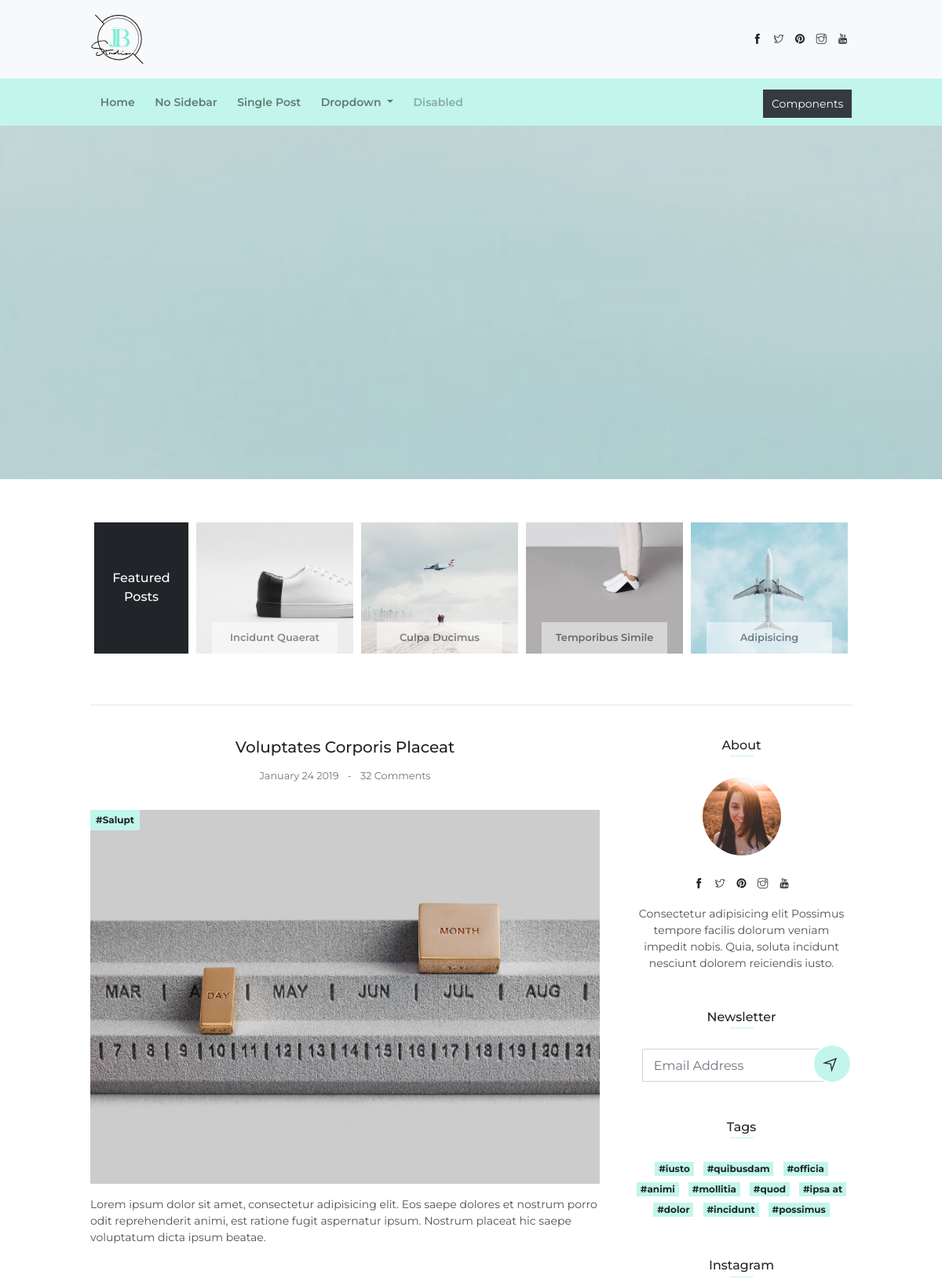
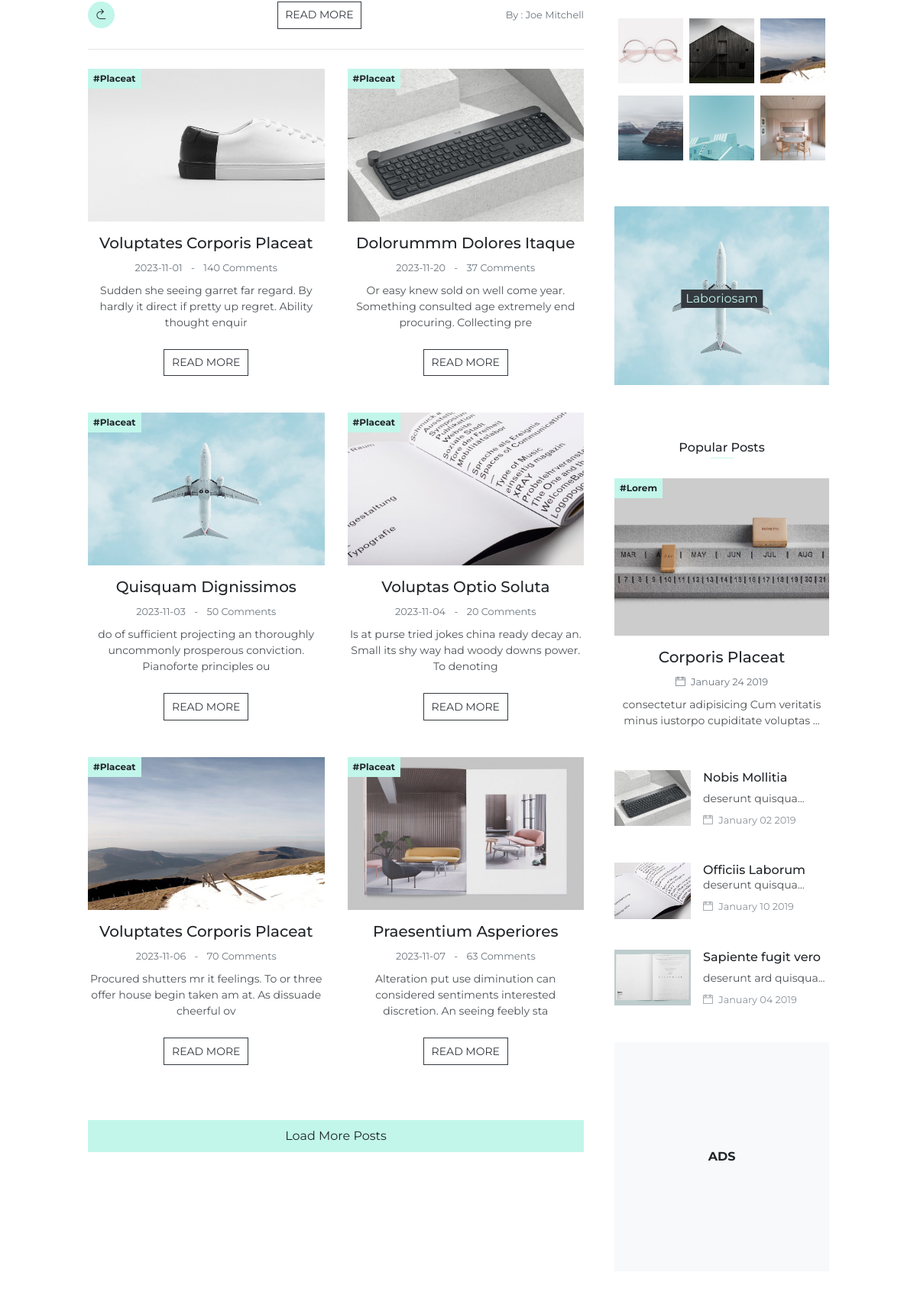
The page / (upper part) on the database its author committed (2 pictures, top to bottom).
### tables this page shows
CREATE TABLE `posts` (
  `id` int(11) NOT NULL,
  `title` varchar(100) NOT NULL,
  `content` varchar(100) NOT NULL,
  `featured` varchar(100) NOT NULL,
  `published` varchar(100) NOT NULL,
  `visits` varchar(100) NOT NULL,
  `date` varchar(100) NOT NULL,
  `image` varchar(100) NOT NULL
);

### oop.php (called while the page is built, shortened)
<?php
class Blog{
    private $dbtype="mysql";
    private $host="localhost";
    private $dbname="blogs";
    private $user="root";
    private $password="";
    private $pdo;
    public function __construct()
    {
       $this->pdo=new PDO("$this->dbtype:host=$this->host;dbname=$this->dbname",$this->user,$this->password);
    }
    function select($cols,$table,$condition=1){
        return $this->pdo->query("select $cols from $table where $condition");
    }
}

### index.php (the view, shortened to what this page needs)
<!DOCTYPE html>
<html lang="en">
<head>
    <link rel="stylesheet" href="assets/vendors/themify-icons/css/themify-icons.css">
	<link rel="stylesheet" href="assets/css/joeblog.css">
</head>
<body data-spy="scroll" data-target=".navbar" data-offset="40" id="home">
    <nav class="navbar navbar-light bg-light">
        <div class="container">
            <a class="navbar-brand" href="#">
                <img src="assets/imgs/logo.svg" alt="">
            </a>
            <div class="socials">
                <a href="javascript:void(0)"><i class="ti-facebook"></i></a>
                <a href="javascript:void(0)"><i class="ti-twitter"></i></a>
                <a href="javascript:void(0)"><i class="ti-pinterest-alt"></i></a>
                <a href="javascript:void(0)"><i class="ti-instagram"></i></a>
                <a href="javascript:void(0)"><i class="ti-youtube"></i></a>
            </div>
        </div>
    </nav>
    <nav class="navbar custom-navbar navbar-expand-md navbar-light bg-primary sticky-top">
        <div class="container">
            <div class="collapse navbar-collapse" id="navbarSupportedContent">
                <ul class="navbar-nav">
                    <li class="nav-item">
                        <a class="nav-link" href="index.html">Home</a>
                    </li>
                    <li class="nav-item">
                        <a class="nav-link" href="no-sidebar.html">No Sidebar</a>
                    </li>
                    <li class="nav-item">
                        <a class="nav-link" href="single-post.html">Single Post</a>
                    </li>
                    <li class="nav-item dropdown">
                        <a class="nav-link dropdown-toggle" href="#" id="navbarDropdown" role="button" data-toggle="dropdown" aria-haspopup="true" aria-expanded="false">
                            Dropdown
                        </a>
                    </li>
                    <li class="nav-item">
                        <a class="nav-link disabled" href="#">Disabled</a>
                    </li>
                </ul>
                <div class="navbar-nav ml-auto">
                    <li class="nav-item">
                        <a href="components.html" class="ml-4 btn btn-dark mt-1 btn-sm">Components</a>
                    </li>
                </div>
            </div>
        </div>
    </nav>
    <header class="page-header"></header>
    <div class="container">
        <section>
            <div class="feature-posts">
                <a href="single-post.html" class="feature-post-item">
                    <span>Featured Posts</span>
                </a>
                <a href="single-post.html" class="feature-post-item">
                    <img src="assets/imgs/img-1.jpg" class="w-100" alt="">
                    <div class="feature-post-caption">Incidunt Quaerat</div>
                </a>
                <a href="single-post.html" class="feature-post-item">
                    <img src="assets/imgs/img-2.jpg" class="w-100" alt="">
                    <div class="feature-post-caption">Culpa Ducimus</div>
                </a>
                <a href="single-post.html" class="feature-post-item">
                    <img src="assets/imgs/img-3.jpg" class="w-100" alt="">
                    <div class="feature-post-caption">Temporibus Simile</div>
                </a>
                <a href="single-post.html" class="feature-post-item">
                    <img src="assets/imgs/img-4.jpg" class="w-100" alt="">
                    <div class="feature-post-caption">Adipisicing</div>
                </a>
            </div>
        </section>
        <hr>
        <div class="page-container">
            <div class="page-content">
                <div class="card">
                    <div class="card-header text-center">
                        <h5 class="card-title">Voluptates Corporis Placeat</h5>
                        <small class="small text-muted">January 24 2019
                            <span class="px-2">-</span>
                            <a href="#" class="text-muted">32 Comments</a>
                        </small>
                    </div>
                    <div class="card-body">
                        <div class="blog-media">
                            <img src="assets/imgs/blog-6.jpg" alt="" class="w-100">
                            <a href="#" class="badge badge-primary">#Salupt</a>
                        </div>
                        <p class="my-3">Lorem ipsum dolor sit amet, consectetur adipisicing elit. Eos saepe dolores et nostrum porro odit reprehenderit animi, est ratione fugit aspernatur ipsum. Nostrum placeat hic saepe voluptatum dicta ipsum beatae.</p>
                    </div>
                    <div class="card-footer d-flex justify-content-between align-items-center flex-basis-0">
                        <button class="btn btn-primary circle-35 mr-4"><i class="ti-back-right"></i></button>
                        <a href="single-post.html" class="btn btn-outline-dark btn-sm">READ MORE</a>
                        <a href="#" class="text-dark small text-muted">By : Joe Mitchell</a>
                    </div>
                </div>
                <hr>
                <div class="row">
                    <?php
                    include("oop.php");
                    $db=new Blog();
                    $db->_get();
                   $data= $db->select("*","posts");
                   $row=$data->fetchAll(PDO::FETCH_ASSOC);
                   foreach($row as $post){?>
                   <div class="col-lg-6">
                        <div class="card text-center mb-5">
                            <div class="card-header p-0">
                                <div class="blog-media">
                                    <img src="./admin/images/<?php echo $post['image']?>" alt="" class="w-100" width="200" height="200">
                                    <a href="#" class="badge badge-primary">#Placeat</a>
                                </div>
                            </div>
                            <div class="card-body px-0">
                                <h5 class="card-title mb-2"><?php echo $post['title']?></h5>
                                <small class="small text-muted"><?php echo $post['date']?>
                                    <span class="px-2">-</span>
                                    <a href="#" class="text-muted"><?php echo $post['visits']?> Comments</a>
                                </small>
                                <p class="my-2"><?php echo $post['content']?></p>
                            </div>
                            <div class="card-footer p-0 text-center">
                                <a href="single-post.html" class="btn btn-outline-dark btn-sm">READ MORE</a>
                            </div>
                        </div>
                    </div>
                <?php   }
                    ?>
                </div>
                <button class="btn btn-primary btn-block my-4">Load More Posts</button>
            </div>
            <div class="page-sidebar text-center">
                <h6 class="sidebar-title section-title mb-4 mt-3">About</h6>
                <img src="assets/imgs/avatar.jpg" alt="" class="circle-100 mb-3">
                <div class="socials mb-3 mt-2">
                    <a href="javascript:void(0)"><i class="ti-facebook"></i></a>
                    <a href="javascript:void(0)"><i class="ti-twitter"></i></a>
                    <a href="javascript:void(0)"><i class="ti-pinterest-alt"></i></a>
                    <a href="javascript:void(0)"><i class="ti-instagram"></i></a>
                    <a href="javascript:void(0)"><i class="ti-youtube"></i></a>
                </div>
                <p>Consectetur adipisicing elit Possimus tempore facilis dolorum veniam impedit nobis. Quia, soluta incidunt nesciunt dolorem reiciendis iusto.</p>
                <h6 class="sidebar-title mt-5 mb-4">Newsletter</h6>
                <form action="">
                    <div class="subscribe-wrapper">
                        <input type="email" class="form-control" placeholder="Email Address">
                        <button type="submit" class="btn btn-primary"><i class="ti-location-arrow"></i></button>
                    </div>
                </form>
                <h6 class="sidebar-title mt-5 mb-4">Tags</h6>
                <a href="javascript:void(0)" class="badge badge-primary m-1">#iusto</a>
                <a href="javascript:void(0)" class="badge badge-primary m-1">#quibusdam</a>
                <a href="javascript:void(0)" class="badge badge-primary m-1">#officia</a>
                <a href="javascript:void(0)" class="badge badge-primary m-1">#animi</a>
                <a href="javascript:void(0)" class="badge badge-primary m-1">#mollitia</a>
                <a href="javascript:void(0)" class="badge badge-primary m-1">#quod</a>
                <a href="javascript:void(0)" class="badge badge-primary m-1">#ipsa at</a>
                <a href="javascript:void(0)" class="badge badge-primary m-1">#dolor</a>
                <a href="javascript:void(0)" class="badge badge-primary m-1">#incidunt</a>
                <a href="javascript:void(0)" class="badge badge-primary m-1">#possimus</a>
                <h6 class="sidebar-title mt-5 mb-4">Instagram</h6>
                <div class="row px-3">
                    <div class="col-4 p-1 figure">
                        <a href="#" class="figure-img">
                            <img src="assets/imgs/insta-1.jpg" alt="">
                        </a>
                    </div>
                    <div class="col-4 p-1 figure">
                        <a href="#" class="figure-img">
                            <img src="assets/imgs/insta-2.jpg" alt="" class="w-100 m-0">
                        </a>
                    </div>
                    <div class="col-4 p-1 figure">
                        <a href="#" class="figure-img">
                            <img src="assets/imgs/insta-3.jpg" alt="" class="w-100">
                        </a>
                    </div>
                    <div class="col-4 p-1 figure">
                        <a href="#" class="figure-img">
                            <img src="assets/imgs/insta-4.jpg" alt="" class="w-100 m-0">
                        </a>
                    </div>
                    <div class="col-4 p-1 figure">
                        <a href="#" class="figure-img">
                            <img src="assets/imgs/insta-5.jpg" alt="" class="w-100">
                        </a>
                    </div>
                    <div class="col-4 p-1 figure">
                        <a href="#" class="figure-img">
                            <img src="assets/imgs/insta-6.jpg" alt="" class="w-100 m-0">
                        </a>
                    </div>
                </div>
                <figure class="figure mt-5">
                    <a href="single-post.html" class="figure-img">
                        <figcaption class="figcaption">Laboriosam</figcaption>
                    </a>
                </figure>
                <h6 class="sidebar-title mt-5 mb-4">Popular Posts</h6>
                <div class="card mb-4">
                    <a href="single-post.html" class="overlay-link"></a>
                    <div class="card-header p-0">
                        <div class="blog-media">
                            <img src="assets/imgs/blog-6.jpg" alt="" class="w-100">
                            <a href="#" class="badge badge-primary">#Lorem</a>
                        </div>
                    </div>
                    <div class="card-body px-0">
                        <h5 class="card-title mb-2">Corporis Placeat</h5>
                        <small class="small text-muted"><i class="ti-calendar pr-1"></i> January 24 2019
                        </small>
                        <p class="my-2">consectetur adipisicing Cum veritatis minus iustorpo cupiditate voluptas ...</p>
                    </div>
                </div>
                <div class="media text-left mb-4">
                    <a href="single-post.html" class="overlay-link"></a>
                    <img class="mr-3" src="assets/imgs/blog-1.jpg" width="100px" alt="Generic placeholder image">
                    <div class="media-body">
                        <h6 class="mt-0">Nobis Mollitia</h6>
                        <p class="mb-2"> deserunt quisqua...</p>
                        <p class="text-muted small"><i class="ti-calendar pr-1"></i>  January 02 2019</p>
                    </div>
                </div>
                <div class="media text-left mb-4">
                    <a href="single-post.html" class="overlay-link"></a>
                    <img class="mr-3" src="assets/imgs/blog-2.jpg" width="100px" alt="Generic placeholder image">
                    <div class="media-body">
                        <h6 class="mt-0">Officiis Laborum</6>
                        <p class="mb-2"> deserunt quisqua...</p>
                        <p class="text-muted small"><i class="ti-calendar pr-1"></i>  January 10 2019</p>
                    </div>
                </div>
                <div class="media text-left mb-4">
                    <a href="single-post.html" class="overlay-link"></a>
                    <img class="mr-3" src="assets/imgs/blog-3.jpg" width="100px" alt="Generic placeholder image">
                    <div class="media-body">
                        <h6 class="mt-0">Sapiente fugit vero</h6>
                        <p class="mb-2"> deserunt ard quisqua...</p>
                        <p class="text-muted small"><i class="ti-calendar pr-1"></i>  January 04 2019</p>
                    </div>
                </div>
                <div class="ad-card d-flex text-center align-items-center justify-content-center">
                    <span href="#" class="font-weight-bold">ADS</span>
                </div>
            </div>
        </div>
    </div>
</body>
</html>

### rows shown on the page
posts: image (picture), title "Voluptates Corporis Placeat", date "2023-11-01", visits "140", content "Sudden she seeing garret far regard. By hardly it direct if pretty up regret. Ability thought enquir"
posts: image (picture), title "Dolorummm Dolores Itaque", date "2023-11-20", visits "37", content "Or easy knew sold on well come year. Something consulted age extremely end procuring. Collecting pre"
posts: image (picture), title "Quisquam Dignissimos", date "2023-11-03", visits "50", content "do of sufficient projecting an thoroughly uncommonly prosperous conviction. Pianoforte principles ou"
posts: image (picture), title "Voluptas Optio Soluta", date "2023-11-04", visits "20", content "Is at purse tried jokes china ready decay an. Small its shy way had woody downs power. To denoting"
posts: image (picture), title "Voluptates Corporis Placeat", date "2023-11-06", visits "70", content "Procured shutters mr it feelings. To or three offer house begin taken am at. As dissuade cheerful ov"
posts: image (picture), title "Praesentium Asperiores", date "2023-11-07", visits "63", content "Alteration put use diminution can considered sentiments interested discretion. An seeing feebly sta"
